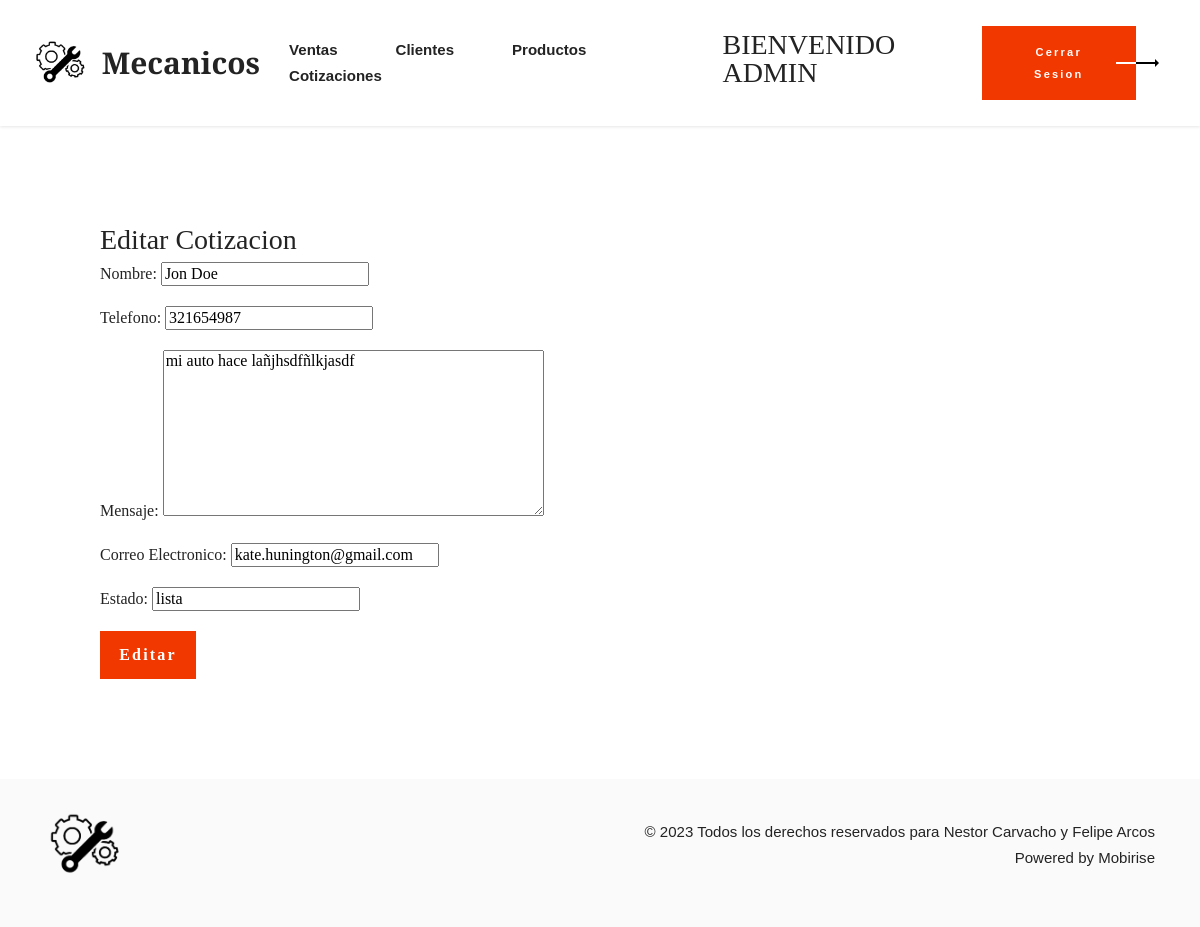
The page /vistaAdminCotizacion/editar/1/ (signed in) on the database its author committed.
### mecanicosDuoc/models.py (models this page shows, shortened)
class Cotizacion(models.Model):
    id_cotizacion = models.AutoField(primary_key=True,
                                     verbose_name='id Cotizacion')
    nombre = models.CharField(max_length=80,
                              verbose_name='Nombre Cliente')
    telefono = models.IntegerField(verbose_name='Fono Cliente')
    rut = models.CharField(max_length=12,
                           verbose_name='Rut')
    correo = models.CharField(max_length=80,
                              verbose_name='Correo')
    mensaje = models.TextField(max_length=255,
                               verbose_name='Mensaje Cotizacion')
    estado = models.CharField(max_length=80,
                              verbose_name='Estado Cotizacion',
                              default='Sin Revisar')

### mecanicosDuoc/views.py (the view)
# urls.py: path('vistaAdminCotizacion/editar/<int:id_cotizacion>/', editar_cotizacion_admin, name='cotizacion_modificar'),
@login_required
@permission_required('auth.view_user')
def editar_cotizacion_admin(request, id_cotizacion):
    cotizacion = get_object_or_404(Cotizacion, id_cotizacion=id_cotizacion)
    if request.method == 'POST':
        form = CotizacionForm2(request.POST, request.FILES, instance=cotizacion)
        if form.is_valid():
            form.save()
            return redirect('vistaAdminCotizacion')
    else:
        form = CotizacionForm2(instance=cotizacion)
    return render(request, 'core/cotizacion_modificar.html', {'form': form, 'cotizacion': cotizacion})

### mecanicosDuoc/forms.py
class CotizacionForm2(ModelForm):
    class Meta:
        model = Cotizacion
        fields = ['nombre',
                  'telefono',
                  'mensaje',
                  'correo',
                  'estado'
                  ]
        labels = {
            'nombre': 'Nombre',
            'telefono': 'Telefono',
            'correo': 'Correo Electronico',
            'mensaje': 'Mensaje',
            'estado':'Estado'
        }

### mecanicosDuoc/Context_proceso.py (called while the page is built)
def total_carrito(request):
    total = 0
    if request.user.is_authenticated:
        if "carrito" in request.session.keys():
            for key, value in request.session["carrito"].items():
                total += int(value["Precio"])*int(value["Cantidad"])
    return {"total_carrito": total}

### mecanicosDuoc/templates/core/cotizacion_modificar.html (shortened to what this page needs)
{% load static %}
<!DOCTYPE html>
<html class="desktop mbr-site-loaded">
<head>
    <link rel="stylesheet" href="{% static 'core/css/assets/style_icons.css'%}">
    <link rel="stylesheet" href="{% static 'core/css/assets/tether.min.css'%}">
    <link rel="stylesheet" href="{% static 'core/css/assets/bootstrap.min.css'%}">
    <link rel="stylesheet" href="{% static 'core/css/assets/bootstrap-grid.min.css'%}">
    <link rel="stylesheet" href="{% static 'core/css/assets/bootstrap-reboot.min.css'%}">
    <link rel="stylesheet" href="{% static 'core/css/dropdown/style.css'%}">
    <link rel="stylesheet" href="{% static 'core/css/animatecss/animate.css'%}">
    <link rel="stylesheet" href="{% static 'core/css/formstyler/jquery.formstyler.css'%}">
    <link rel="stylesheet" href="{% static 'core/css/formstyler/jquery.formstyler.theme.css'%}">
    <link rel="stylesheet" href="{% static 'core/css/datepicker/jquery.datetimepicker.min.css'%}">
    <link rel="stylesheet" href="{% static 'socicon/css/styles.css'%}">
    <link rel="stylesheet" href="{% static 'theme/css/style.css'%}">
    <link rel="stylesheet" href="{% static 'mobirise/css/mbr-additional.css'%}" type="text/css">
</head>
<body>
    <section class="menu menu1 cid-seJOMQZcpE" once="menu" id="menu1-0" data-sortbtn="btn-primary">
        <nav class="navbar navbar-dropdown navbar-expand-lg">
            <div class="container-fluid">
                <div class="collapse navbar-collapse justify-content-between w-100" id="navbarSupportedContent">
                    <div class="navbar-brand d-lg-flex d-none">
                        <span class="navbar-logo">
                            <a href="{% url 'vistaAdminClientes' %}">
                                <img src="{% static 'core/img/logobueno.png' %}" alt="" style="height: 3rem;">
                            </a>
                        </span>
                        <span class="navbar-caption-wrap"><a class="navbar-caption text-black display-5"
                                href="{% url 'vistaAdminClientes' %}">Mecanicos</a></span>
                    </div>
                    <ul class="navbar-nav nav-dropdown" data-app-modern-menu="true">
                        <li class="nav-item"><a class="nav-link link text-black mbr-semibold text-primary display-7"
                            href="{% url 'vistaAdminVentas' %}">Ventas</a></li>
                        <li class="nav-item"><a class="nav-link link text-black mbr-semibold text-primary display-7"
                                href="{% url 'vistaAdminClientes' %}">Clientes</a>
                        </li>
                        <li class="nav-item"><a class="nav-link link text-black mbr-semibold text-primary display-7"
                                href="{% url 'vistaAdminProductos' %}">Productos</a></li>
                        <li class="nav-item"><a class="nav-link link text-black mbr-semibold text-primary display-7"
                                href="{% url 'vistaAdminCotizacion' %}">Cotizaciones</a></li>
                    </ul>
                    <h3>BIENVENIDO {{user.username | upper}}</h3>
                    <div class="d-flex align-items-center justify-content-center flex-column flex-sm-row">
                        <div class="navbar-buttons mbr-section-btn"><a class="btn btn-primary display-4"
                                href="{% url 'logout' %}" id="modalbtn">
                                Cerrar Sesion</a></div>
                    </div>
                </div>
            </div>
        </nav>
    </section>
    <section>
        <div style="padding: 50px; text-align: left; margin: 50px">
            <h3>Editar Cotizacion</h3>
            <form method="POST" enctype="multipart/form-data" class="form">
                {{ form.as_p }}
                <button type="submit" class="btn btn-primary">Editar</button>
            </form>
        </div>
    </section>
    <footer class="footer1 cid-seJPkxJz4T" once="footers" id="footer1-9" data-sortbtn="btn-primary">
        <div class="container">
            <div class="media-container-row">
                <div class="footer-logo">
                    <a href="#" class="">
                        <img src="{% static 'core/img/logobueno.png'%}" alt="" style="width: 5rem;">
                    </a>
                </div>
                <p class="mbr-text mb-0 mbr-fonts-style row-copyright mbr-dark align-center display-7">
                    © 2023 Todos los derechos reservados para Nestor Carvacho y Felipe Arcos <br>Powered by Mobirise
                </p>
            </div>
        </div>
    </footer>
</body>
</html>

### mecanicosDuoc/static/core/css/dropdown/style.css (style rules this page uses)
.navbar-dropdown { left: 0; padding: 0; position: absolute; right: 0; top: 0; transition: all 0.45s ease; z-index: 1030; background: #282828; }
.navbar-dropdown .navbar-logo { margin-right: 0.8rem; transition: margin 0.3s ease-in-out; vertical-align: middle; }
.navbar-dropdown .navbar-logo img { height: 3.125rem; transition: all 0.3s ease-in-out; }
.navbar-dropdown .navbar-caption { font-weight: 700; white-space: normal; vertical-align: -4px; line-height: 3.125rem !important; }
.navbar-dropdown .navbar-caption, .navbar-dropdown .navbar-caption:hover { color: inherit; text-decoration: none; }
.navbar-dropdown .navbar-brand span { vertical-align: -4px; }
.nav-dropdown { font-size: 0.75rem; font-weight: 500; height: auto !important; }
.nav-dropdown .link { margin: 0.667em 1.667em; font-weight: 500; padding: 0; transition: color 0.2s ease-in-out; }
.nav-dropdown .link::after, .nav-dropdown .dropdown-item::after { color: inherit; }

### mecanicosDuoc/static/theme/css/style.css (style rules this page uses)
section { background-color: #ffffff; }
body { font-style: normal; line-height: 1.5; font-weight: 400; color: #232323; position: relative; }
section, .container, .container-fluid { position: relative; word-wrap: break-word; }
a { font-style: normal; font-weight: 400; cursor: pointer; }
a, a:hover { text-decoration: none; }
.mbr-text { font-style: normal; line-height: 1.7; }
h1, h2, h3, h4, h5, h6, .display-1, .display-2, .display-4, .display-5, .display-7, span, p, a { line-height: 1; word-break: break-word; word-wrap: break-word; font-weight: 400; }
section { background-position: 50% 50%; background-repeat: no-repeat; background-size: cover; }
.align-center { text-align: center; }
.mbr-semibold { font-weight: 500; }
.media-container-row { display: flex; flex-direction: row; flex-wrap: wrap; justify-content: center; align-content: center; align-items: start; }
@media (min-width: 992px) { .media-container-row { flex-wrap: nowrap; } }
img, iframe { display: block; width: 100%; }
.mbr-section-btn { margin-left: -0.6rem; margin-right: -0.6rem; font-size: 0; }
.btn { letter-spacing: 2.2px; font-weight: 600; border-width: 0px; border-radius: 0; font-style: normal; margin: 0.6rem 2rem 0.6rem 0.6rem; white-space: normal; transition: all 0.2s ease-in-out; display: inline-flex; align-items: center; justify-content: center; word-break: break-word; }
nav .mbr-section-btn { margin-left: 0rem; margin-right: 0rem; }
[type="submit"] { -webkit-appearance: none; }
.menu .navbar-brand { display: -webkit-flex; }
.menu .navbar-brand span { display: flex; display: -webkit-flex; }
.menu .navbar-brand .navbar-caption-wrap { display: -webkit-flex; }
.menu .navbar-brand .navbar-logo img { display: -webkit-flex; }
@media (min-width: 992px) { .menu .navbar-nav.nav-dropdown { display: -webkit-flex; } }
.navbar { display: -webkit-flex; -webkit-flex-wrap: wrap; -webkit-align-items: center; -webkit-justify-content: space-between; }
.navbar-collapse { -webkit-flex-basis: 100%; -webkit-flex-grow: 1; -webkit-align-items: center; }
.nav-dropdown .link { padding: 0.667em 1.667em !important; margin: 0 !important; }
.justify-content-center { -webkit-justify-content: center; }
html, body { height: auto; min-height: 100vh; }
form .btn { display: flex; padding: 0.6rem 1.2rem; margin: 0; }
.form-control, form .btn { min-height: 48px; }
ul, ol, pre, blockquote { margin-bottom: 2.3125rem; }
@media (min-width: 768px) { .container-fluid { padding-left: 32px; padding-right: 32px; } }

### rows shown on the page
Cotizacion: nombre "Jon Doe", telefono "321654987", mensaje "mi auto hace lañjhsdfñlkjasdf", correo "kate.hunington@gmail.com", estado "lista"

### other values the page prints
{{ user.username | upper }} "ADMIN"
